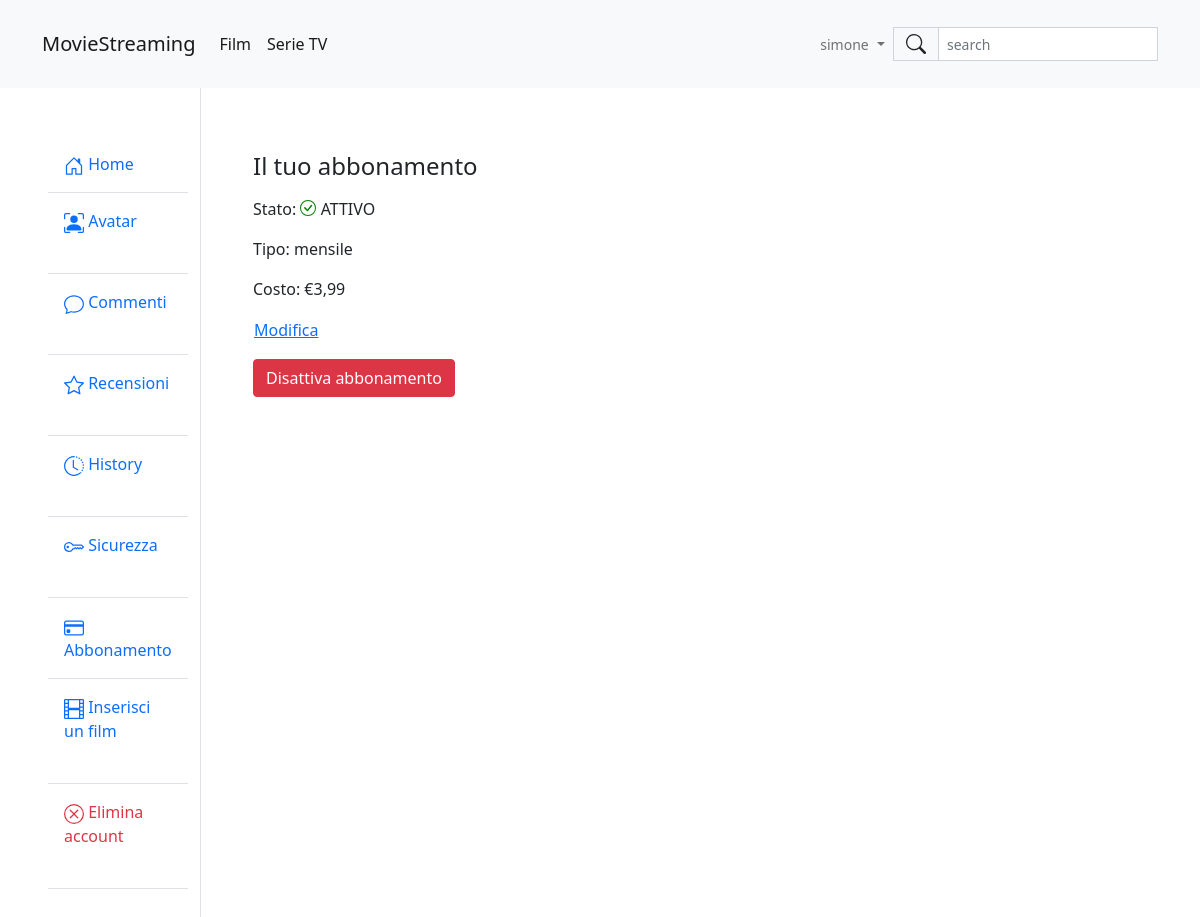
Page /profile/subscription (signed in) on the earlier database version.
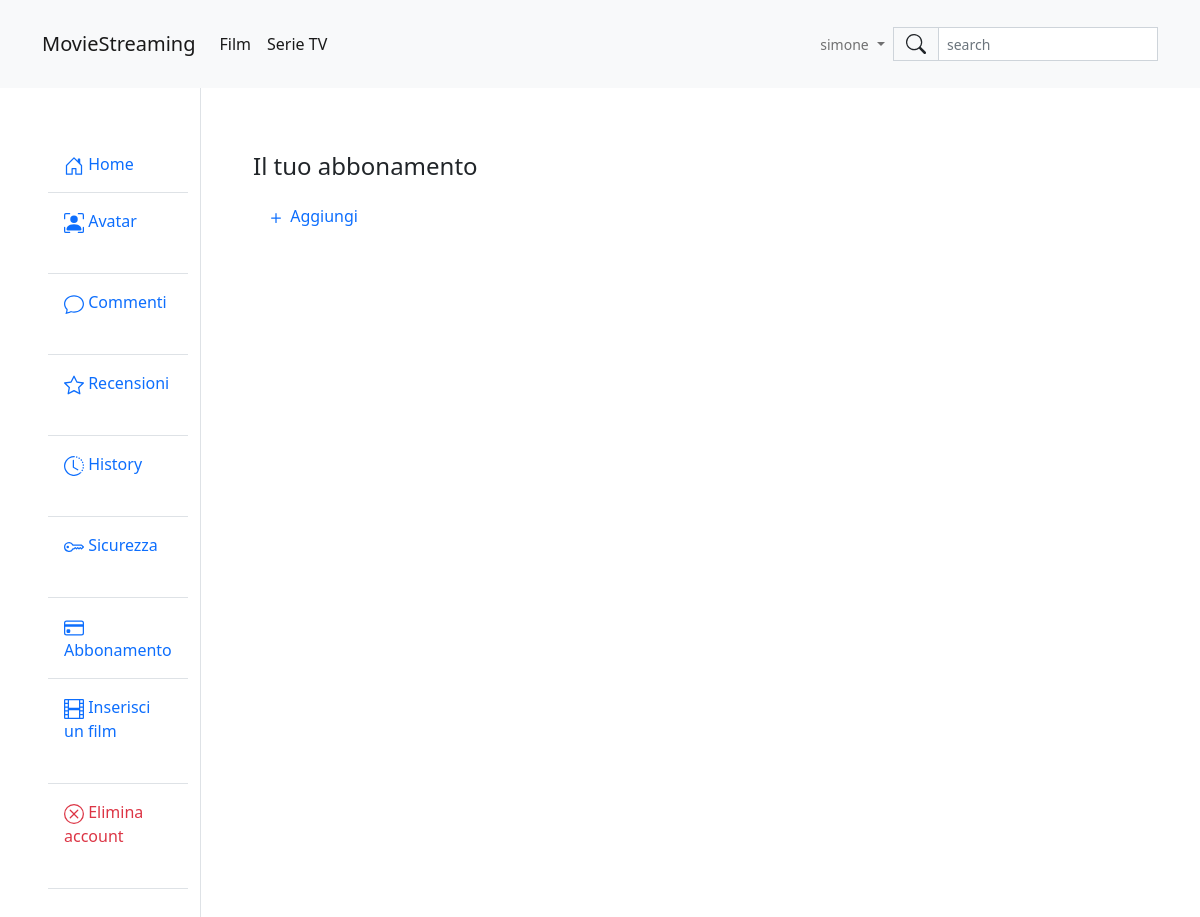
Same page on the later database version.
### profile/models.py (models this page shows, shortened)
class UserSubscription(models.Model):
  user = models.OneToOneField(User, on_delete=models.CASCADE)
  subscription = models.OneToOneField(SubscriptionType, on_delete=models.CASCADE)
  is_active = models.BooleanField(default=True)

class SubscriptionType(models.Model):
  type = models.CharField(max_length=7, choices=(('mensile','mensile'), ('annuale', 'annuale')), primary_key=True)
  cost = models.DecimalField(max_digits=5, decimal_places=2)

### profile/views.py (the view, shortened to what this page needs)
# urls.py: path('subscription', views.ViewSubscription.as_view(), name="view_subscription"),
class ViewSubscription(View):
  def get(self, request):
    try:
      user_sub = UserSubscription.objects.get(user=request.user)
    except:
      user_sub = None
    context = {
      'subscription_list' : SubscriptionType.objects.all(),
      'user_subscription' : user_sub,
    }
    return render(request, "profile/subscription.html", context)

### profile/templates/profile/subscription.html (shortened to what this page needs)
{% extends 'base.html' %}
{% block content %}
{% include 'navbar.html' %}
{% load static %}
<div class="container-fluid">
  <div class="row">
    {% include 'profile/sidebar.html' %}
    <div class="col-lg-10 border-start">
      <div class="container py-5">
        <div class="card border-0">
          <div class="card-body">
            <h4 class="card-title">Il tuo abbonamento</h4>
            {% if not user_subscription %}
            <button class="btn btn-link card-link text-decoration-none" onclick="aggiungi(this)">
              <svg xmlns="http://www.w3.org/2000/svg" width="20" height="20" fill="currentColor" class="bi bi-plus" viewBox="0 0 16 16">
                <path d="M8 4a.5.5 0 0 1 .5.5v3h3a.5.5 0 0 1 0 1h-3v3a.5.5 0 0 1-1 0v-3h-3a.5.5 0 0 1 0-1h3v-3A.5.5 0 0 1 8 4z"/>
              </svg>
              Aggiungi
            </button>
            {% else %}
              <p class="card-text">Stato:
                {% if user_subscription.is_active %}
                ATTIVO
                {% endif %}
              </p>
              <p class="card-text">Tipo: {{ user_subscription.subscription.type }}</p>
              <p class="card-text">Costo: €{{ user_subscription.subscription.cost }}</p>
              <button class="btn btn-link p-0 mb-3" onclick="modifica(this)">Modifica</button><br>
              {% if user_subscription.is_active %}
              <button class="btn btn-danger" onclick="deactivateSub()">Disattiva abbonamento</button>
              {% else %}
              <button class="btn btn-info" onclick="activateSub()">Riattiva abbonamento</button>
              {% endif %}
            {% endif %}
          </div>
        </div>
      </div>
    </div>
  </div>
</div>
{% endblock %}

Differences in the rows shown:
removed UserSubscription: subscription.type "mensile", subscription.cost "3,99"
Other differences:
text no longer shown: "Stato: ATTIVO Tipo: Costo: € Modifica Disattiva abbonamento"
text now shown: "Aggiungi"
